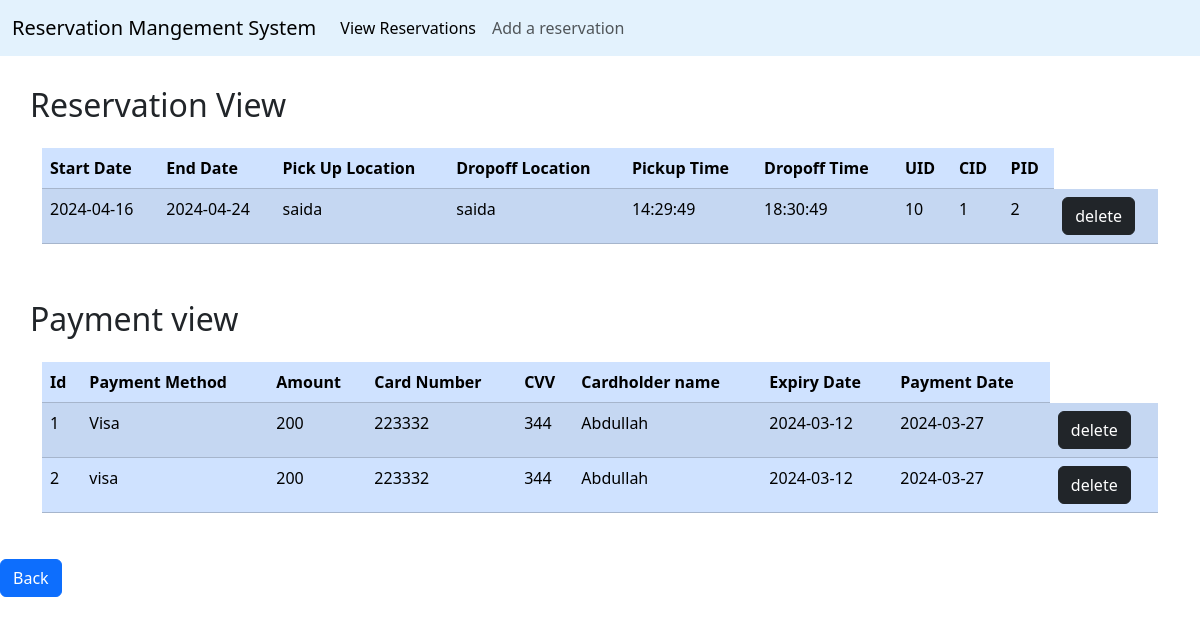
The app's page /reservation.php with its own data.
### tables this page shows
CREATE TABLE `reservation` (
  `id` int(11) NOT NULL,
  `startdate` date NOT NULL,
  `enddate` date NOT NULL,
  `pickuplocation` varchar(25) NOT NULL,
  `dropofflocation` varchar(25) NOT NULL,
  `pickuptime` time NOT NULL,
  `dropofftime` time NOT NULL,
  `UID` int(11) NOT NULL,
  `CID` int(11) NOT NULL,
  `PID` int(11) NOT NULL
);

CREATE TABLE `payment` (
  `id` int(11) NOT NULL,
  `paymentmethod` text NOT NULL,
  `amount` decimal(10,0) NOT NULL,
  `Cardnumb` int(11) NOT NULL,
  `CVV` int(11) NOT NULL,
  `Cardholdername` varchar(25) NOT NULL,
  `expirydate` date NOT NULL,
  `paymentdate` date NOT NULL
);

### reservation.php (the view, shortened to what this page needs)
<!DOCTYPE html>
<html lang="en">
<head>
    <link href="https://cdn.jsdelivr.net/npm/bootstrap@5.3.3/dist/css/bootstrap.min.css" rel="stylesheet">
</head>
<body>
        <nav class="navbar navbar-expand-lg" style="background-color: #e3f2fd;">
            <div class="container-fluid">
                <a class="navbar-brand" href="#">Reservation Mangement System</a>
                <div class="collapse navbar-collapse" id="navbarNavDropdown">
                    <ul class="navbar-nav mr-auto">
                        <li class="nav-item active">
                            <a class="nav-link active" aria-current="page" href="reservation.php">View Reservations</a>
                        </li>
                        <li class="nav-item">
                            <a class="nav-link" href="add_res.php">Add a reservation</a>
                        </li>
                    </ul>
                </div>
            </div>
        </nav>
    <div class="views">
        <h2>Reservation View</h2>
            <div class="container mt-4 table-responsive">
                    <table class="table table-primary table-striped">
                        <thead>
                            <tr class="table-primary">
                                <th>Start Date</th>
                                <th>End Date</th>
                                <th>Pick Up Location</th>
                                <th>Dropoff Location</th>
                                <th>Pickup Time</th>
                                <th>Dropoff Time</th>
                                <th>UID</th>
                                <th>CID</th>
                                <th>PID</th>
                            </tr>
                        </thead>
                        <tbody>
                            <?php
                            include('config.php');
                            $query = "SELECT * FROM reservation";
                            $result = mysqli_query($conn, $query);
                            while ($row = mysqli_fetch_assoc($result)) {
                                echo ("<tr>");
                                echo ("<td>" . $row["startdate"] . "</td>");
                                echo ("<td>" . $row["enddate"] . "</td>");
                                echo ("<td>" . $row["pickuplocation"] . "</td>");
                                echo ("<td>" . $row["dropofflocation"] . "</td>");
                                echo ("<td>" . $row["pickuptime"] . "</td>");
                                echo ("<td>" . $row["dropofftime"] . "</td>");
                                echo ("<td>" . $row["UID"] . "</td>");
                                echo ("<td>" . $row["CID"] . "</td>");
                                echo ("<td>" . $row["PID"] . "</td>");
                                echo("<td> <a href='deleteRes.php?id=" . $row["id"] . " ' class=' btn btn-dark delete'>delete</a></td>");
                                echo ("</tr>");
                            }
                            ?>
                        </tbody>
                    </table>
                </div>
        </div>
<div class="views">
    <h2>Payment view</h2>
        <div class="container mt-4 table-responsive">
            <table class="table table-primary table-striped">
                <thead>
                    <tr class="table-primary">
                        <th>Id</th>
                        <th>Payment Method</th>
                        <th>Amount</th>
                        <th>Card Number</th>
                        <th>CVV</th>
                        <th>Cardholder name</th>
                        <th>Expiry Date</th>
                        <th>Payment Date</th>
                    </tr>
                </thead>
                <tbody>
                    <?php
                    include('config.php');
                    $query = "SELECT * FROM payment";
                    $result = mysqli_query($conn, $query);
                    while ($row = mysqli_fetch_assoc($result)) {
                        echo ("<tr>");
                        echo ("<td>" . $row["id"] . "</td>");
                        echo ("<td>" . $row["paymentmethod"] . "</td>");
                        echo ("<td>" . $row["amount"] . "</td>");
                        echo ("<td>" . $row["Cardnumb"] . "</td>");
                        echo ("<td>" . $row["CVV"] . "</td>");
                        echo ("<td>" . $row["Cardholdername"] . "</td>");
                        echo ("<td>" . $row["expirydate"] . "</td>");
                        echo ("<td>" . $row["paymentdate"] . "</td>");
                        echo("<td> <a href='deleteRes.php?id=" . $row["id"] . " ' class=' btn btn-dark delete'>delete</a></td>");
                        echo ("</tr>");
                    }
                    ?>
                </tbody>
            </table>
        </div>
</div>
    <a class="btn btn-primary" href="Admin.php" role="button">Back</a>
</body>
</html>

### reservation.php (style rules this page uses)
.views { margin: 20px; padding: 10px; }

### records on screen
reservation: startdate "2024-04-16", enddate "2024-04-24", pickuplocation "saida", dropofflocation "saida", pickuptime "14:29:49", dropofftime "18:30:49", UID "10", CID "1", PID "2"
payment: id "1", paymentmethod "Visa", amount "200", Cardnumb "223332", CVV "344", Cardholdername "Abdullah", expirydate "2024-03-12", paymentdate "2024-03-27"
payment: id "2", paymentmethod "visa", amount "200", Cardnumb "223332", CVV "344", Cardholdername "Abdullah", expirydate "2024-03-12", paymentdate "2024-03-27"
